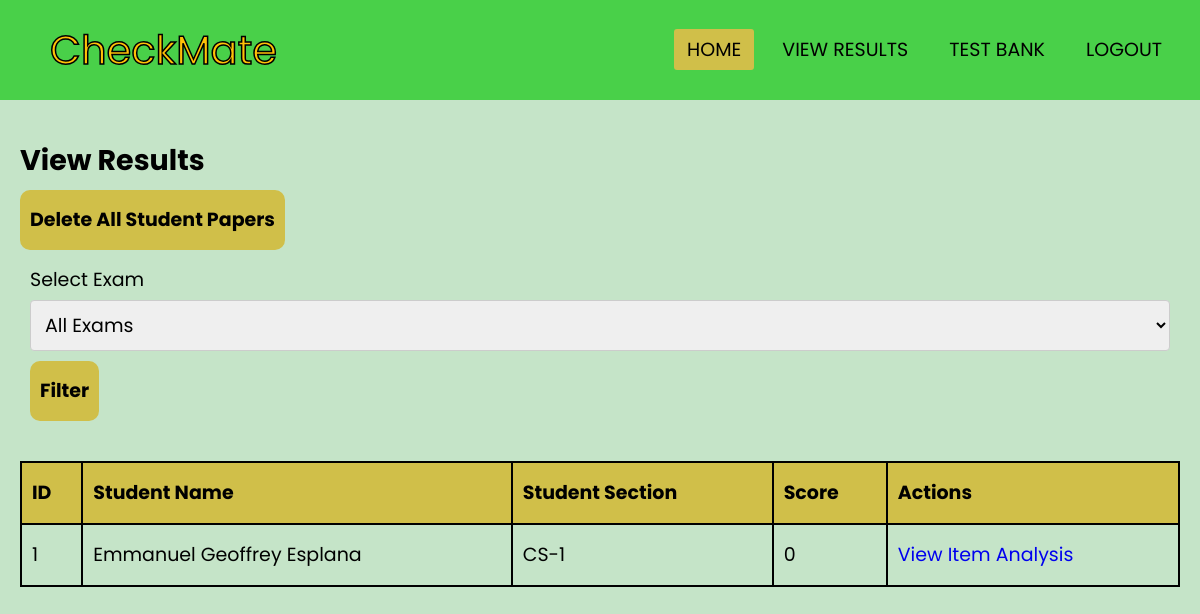
Before: /view_results (signed in) with the older database file.
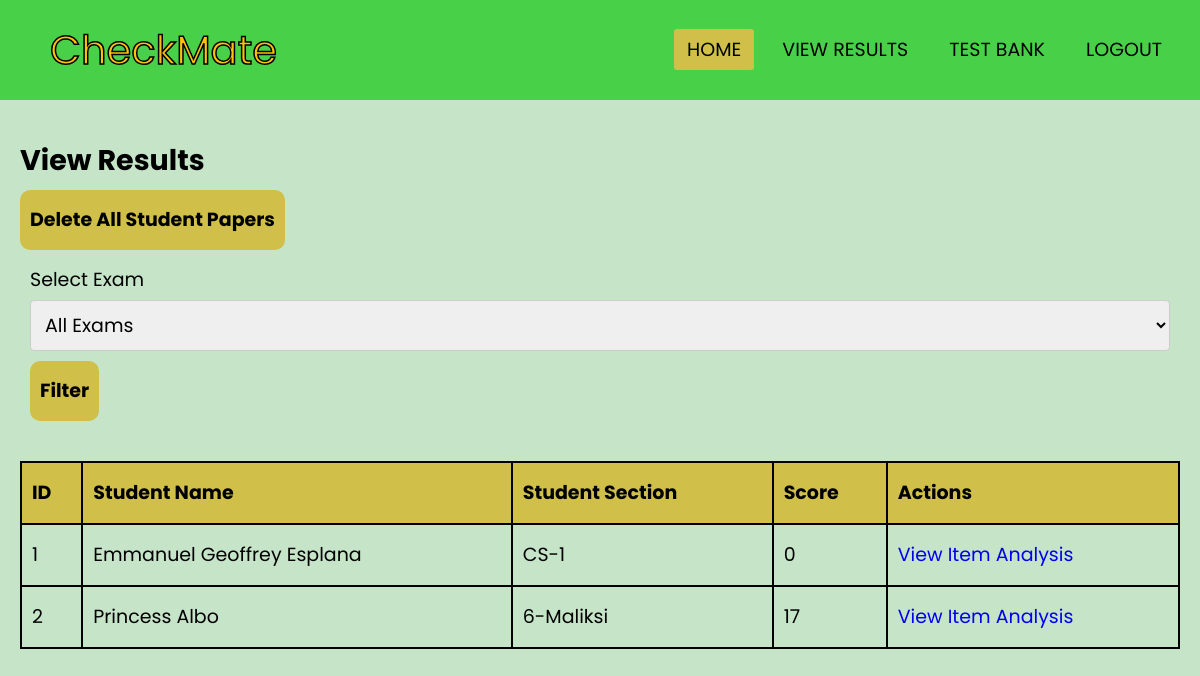
After: the same page with the newer database file.
### app.py (models this page shows)
class StudentPaper(db.Model):
    id = db.Column(db.Integer, primary_key=True)
    student_name = db.Column(db.String(100), nullable=False)
    student_section = db.Column(db.String(100), nullable=False)
    file_path = db.Column(db.String(200), nullable=False)
    answers = db.Column(db.PickleType, nullable=False)
    score = db.Column(db.Integer, nullable=False)
    item_analysis = db.Column(db.PickleType, nullable=False)
    exam_id = db.Column(db.Integer, db.ForeignKey('answer_key.id'), nullable=False)
    exam = db.relationship('AnswerKey', backref=db.backref('student_papers', lazy=True))

### app.py (the view)
@app.route('/view_results', methods=['GET'])
@login_required
def view_results():
    selected_exam_id = request.args.get('exam')
    exams = AnswerKey.query.all()
    if selected_exam_id:
        student_papers = StudentPaper.query.filter_by(exam_id=selected_exam_id).all()
    else:
        student_papers = StudentPaper.query.all()
    return render_template('view_results.html', student_papers=student_papers, exams=exams, selected_exam=selected_exam_id)

### app.py (called while the page is built)
@login_manager.user_loader
def load_user(user_id):
    return User.query.get(int(user_id))

### templates/view_results.html (shortened to what this page needs)
{% extends 'home-base.html' %}
{% block content %}
<h2>View Results</h2>
<form method="post" action="{{ url_for('delete_all_student_papers') }}" onsubmit="return confirm('Are you sure you want to delete all student papers?');">
  <button type="submit" class="btn btn-danger mb-2">Delete All Student Papers</button>
</form>
<form method="get" action="{{ url_for('view_results') }}">
  <div class="form-group">
    <label for="exam">Select Exam</label>
    <select class="form-control" id="exam" name="exam">
      <option value="">All Exams</option>
    </select>
    <button type="submit" class="btn btn-primary">Filter</button>
  </div>
</form>
<div style="overflow-x:auto;">
  <table>
    <thead>
      <tr>
        <th>ID</th>
        <th>Student Name</th>
        <th>Student Section</th>
        <th>Score</th>
        <th>Actions</th>
      </tr>
    </thead>
    <tbody>
      {% for paper in student_papers %}
        <tr>
          <td>{{ paper.id }}</td>
          <td>{{ paper.student_name }}</td>
          <td>{{ paper.student_section }}</td>
          <td>{{ paper.score }}</td>
          <td>
            <a class="btn btn-info" href="{{ url_for('view_item_analysis', paper_id=paper.id) }}">View Item Analysis</a>
          </td>
        </tr>
      {% endfor %}
    </tbody>
  </table>
</div>
{% endblock %}

### templates/home-base.html (shortened to what this page needs)
<!DOCTYPE html>
<html lang="en">
<head>
    <link rel="stylesheet" href="{{ url_for('static', filename='css/home.css')}}">
</head>
<body>
    <nav>
        <label class="logo">CheckMate</label>
        <ul>
            <li><a class="active" href="{{ url_for('home') }}">Home</a></li>
            <li><a href="{{ url_for('view_results') }}">View Results</a></li>
            <li><a href="{{ url_for('manage_test_bank') }}">Test Bank</a></li>
            <li><a href="{{ url_for('logout') }}">Logout</a></li>
        </ul>
      </nav>
    <div class="container">
        {% block content %}{% endblock %}
    </div>
</body>
</html>

### static/css/home.css (style rules this page uses)
:root { --ff: "Poppins", sans-serif; --colorprimary: #49d049; --colorprimary2: #C5E4C8; --colorsecondary: #d0bf49; --colorsecondary2: #FFC107; --colortertiary: #ffffff; --colortertiary2: #000000; --h1: bold 48px/60px var(--ff); --h2: normal 40px/50px var(--ff); --h3: bold 33px/40px var(--ff); --h6: normal 19px/40px var(--ff); --p: light 16px/20px var(--ff); }
* { margin: 0; padding: 0; box-sizing: border-box; text-decoration: none; list-style: none; }
body { background: var(--colorprimary2); color: var(--colortertiary2); font: var(--h6); }
.container { max-width: 1280px; margin: 20px auto; padding: 20px; }
nav { background: var(--colorprimary); height: 100px; width: 100%; }
label.logo { font: var(--h2); color: var(--colorsecondary2); -webkit-text-stroke: 1.5px black; line-height: 100px; padding: 0 50px; }
nav ul { float: right; margin-right: 20px; }
nav ul li { display: inline-block; line-height: 100px; margin: 0 5px; }
nav ul li a { color: var(--colortertiary2); padding: 7px 13px; border-radius: 3px; text-transform: uppercase; }
a.active, a:hover { background: var(--colorsecondary); transition: .5s; }
button { display: inline-block; padding: 10px; margin-top: 10px; background: var(--colorsecondary); border: none; font: var(--h6); font-weight: bold; border-radius: 10px; cursor: pointer; }
table { width: 100%; border-collapse: collapse; margin-top: 10px; }
th, td { padding: 10px; border: 2px solid var(--colortertiary2); text-align: left; }
th { background: var(--colorsecondary); }
.form-group { margin-bottom: 20px; padding: 10px; }
select { width: 100%; padding: 10px; box-sizing: border-box; border: 1px solid #ccc; border-radius: 4px; font: var(--p); }

Changed rows visible on the page:
added StudentPaper: id "2", student_name "Princess Albo", student_section "6-Maliksi", score "17"
